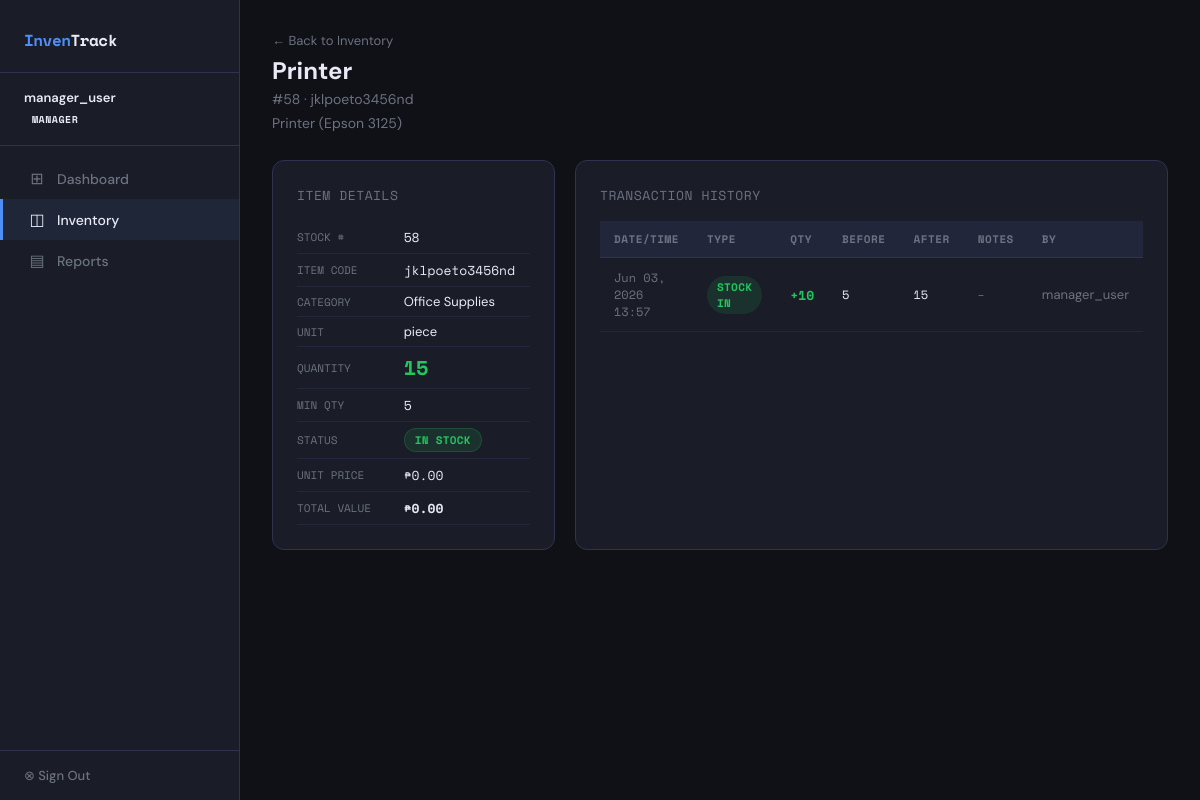
Screenshot of /items/89/ (signed in) with the database file from the repository.
### inventory_system_m/inventory/models.py (models this page shows, shortened)
class UserProfile(models.Model):
    ROLE_CHOICES = [
        ('admin', 'Admin'),
        ('supplier', 'Supplier'),
        ('user', 'User'),
    ]
    user = models.OneToOneField(User, on_delete=models.CASCADE, related_name='profile')
    role = models.CharField(max_length=20, choices=ROLE_CHOICES, default='user')

class Item(models.Model):
    UNIT_CHOICES = [
        ('piece', 'Piece'), ('ream', 'Ream'), ('box', 'Box'),
        ('pack', 'Pack'), ('roll', 'Roll'), ('set', 'Set'),
        ('bundle', 'Bundle'), ('can', 'Can'), ('pair', 'Pair'),
        ('bottle', 'Bottle'), ('pad', 'Pad'),
    ]
    stock_number = models.IntegerField(unique=True)
    item_code = models.CharField(max_length=100, blank=True)
    item_name = models.CharField(max_length=255, blank=True, default='')
    description = models.CharField(max_length=255)
    category = models.ForeignKey(Category, on_delete=models.SET_NULL, null=True, blank=True)
    unit_of_measure = models.CharField(max_length=20, choices=UNIT_CHOICES, default='piece')
    quantity = models.IntegerField(default=0)
    minimum_quantity = models.IntegerField(default=10, help_text="Low stock threshold")
    unit_price = models.DecimalField(max_digits=10, decimal_places=2, default=0.00)
    created_at = models.DateTimeField(auto_now_add=True)
    updated_at = models.DateTimeField(auto_now=True)
    @property
    def stock_status(self):
        if self.quantity == 0:
            return 'out_of_stock'
        elif self.quantity <= self.minimum_quantity:
            return 'low_stock'
        return 'in_stock'
    @property
    def total_value(self):
        return self.quantity * self.unit_price
    class Meta:
        ordering = ['stock_number']

class Category(models.Model):
    name = models.CharField(max_length=100)
    class Meta:
        verbose_name_plural = "Categories"

class Transaction(models.Model):
    TYPE_CHOICES = [
        ('in', 'Stock In'),
        ('out', 'Stock Out'),
        ('adjustment', 'Adjustment'),
    ]
    item = models.ForeignKey(Item, on_delete=models.CASCADE, related_name='transactions')
    transaction_type = models.CharField(max_length=20, choices=TYPE_CHOICES)
    quantity = models.IntegerField()
    previous_quantity = models.IntegerField()
    new_quantity = models.IntegerField()
    notes = models.TextField(blank=True)
    performed_by = models.ForeignKey(User, on_delete=models.SET_NULL, null=True)
    timestamp = models.DateTimeField(default=timezone.now)
    class Meta:
        ordering = ['-timestamp']

### inventory_system_m/inventory/views.py (the view)
# urls.py: path('items/<int:pk>/', views.item_detail, name='item_detail'),
@login_required
def item_detail(request, pk):
    item = get_object_or_404(Item, pk=pk)
    transactions = item.transactions.select_related('performed_by')[:20]
    role = get_role(request.user)
    return render(request, 'inventory/item_detail.html', {
        'item': item, 'transactions': transactions, 'role': role
    })

### inventory_system_m/inventory/views.py (called while the page is built)
def get_role(user):
    try:
        return user.profile.role
    except:
        return 'user'

### inventory_system_m/inventory/templates/inventory/item_detail.html (shortened to what this page needs)
{% extends 'inventory/base.html' %}
{% block content %}
<div class="page-header flex" style="justify-content:space-between;">
  <div>
    <a href="{% url 'item_list' %}" style="color:var(--muted); text-decoration:none; font-size:13px;">← Back to Inventory</a>
    <h1 style="margin-top:6px;">{{ item.item_name|default:item.description }}</h1>
    <p>#{{ item.stock_number }} · {{ item.item_code }}</p>
    {% if item.description %}
      <p style="margin-top:6px; color:var(--muted);">{{ item.description }}</p>
    {% endif %}
  </div>
</div>
<div style="display:grid; grid-template-columns:1fr 2fr; gap:20px;">
  <div>
    <div class="card">
      <div class="card-title">Item Details</div>
      <table style="font-size:13px;">
        <tr><td style="color:var(--muted); padding:6px 0; padding-right:20px; font-family:var(--mono); font-size:11px; text-transform:uppercase;">Stock #</td><td style="font-family:var(--mono); padding:6px 0;">{{ item.stock_number }}</td></tr>
        <tr><td style="color:var(--muted); padding:6px 0; padding-right:20px; font-family:var(--mono); font-size:11px; text-transform:uppercase;">Item Code</td><td style="font-family:var(--mono); padding:6px 0;">{{ item.item_code }}</td></tr>
        <tr><td style="color:var(--muted); padding:6px 0; padding-right:20px; font-family:var(--mono); font-size:11px; text-transform:uppercase;">Category</td><td style="padding:6px 0;">{{ item.category.name|default:'Uncategorized' }}</td></tr>
        <tr><td style="color:var(--muted); padding:6px 0; padding-right:20px; font-family:var(--mono); font-size:11px; text-transform:uppercase;">Unit</td><td style="padding:6px 0;">{{ item.unit_of_measure }}</td></tr>
        <tr><td style="color:var(--muted); padding:6px 0; padding-right:20px; font-family:var(--mono); font-size:11px; text-transform:uppercase;">Quantity</td><td style="padding:6px 0; font-weight:700; font-family:var(--mono); font-size:20px;
          {% if item.stock_status == 'out_of_stock' %}color:var(--danger){% elif item.stock_status == 'low_stock' %}color:var(--warning){% else %}color:var(--success){% endif %}">{{ item.quantity }}</td></tr>
        <tr><td style="color:var(--muted); padding:6px 0; padding-right:20px; font-family:var(--mono); font-size:11px; text-transform:uppercase;">Min Qty</td><td style="padding:6px 0; font-family:var(--mono);">{{ item.minimum_quantity }}</td></tr>
        <tr><td style="color:var(--muted); padding:6px 0; padding-right:20px; font-family:var(--mono); font-size:11px; text-transform:uppercase;">Status</td><td style="padding:6px 0;">
          {% if item.stock_status == 'out_of_stock' %}<span class="badge badge-out">Out of Stock</span>
          {% elif item.stock_status == 'low_stock' %}<span class="badge badge-low">Low Stock</span>
          {% else %}<span class="badge badge-ok">In Stock</span>{% endif %}
        </td></tr>
        <tr><td style="color:var(--muted); padding:6px 0; padding-right:20px; font-family:var(--mono); font-size:11px; text-transform:uppercase;">Unit Price</td><td style="padding:6px 0; font-family:var(--mono);">₱{{ item.unit_price }}</td></tr>
        <tr><td style="color:var(--muted); padding:6px 0; padding-right:20px; font-family:var(--mono); font-size:11px; text-transform:uppercase;">Total Value</td><td style="padding:6px 0; font-family:var(--mono); font-weight:700;">₱{{ item.total_value }}</td></tr>
      </table>
    </div>
  </div>
  <div class="card">
    <div class="card-title">Transaction History</div>
    {% if transactions %}
    <div class="table-wrap">
      <table>
        <thead>
          <tr><th>Date/Time</th><th>Type</th><th>Qty</th><th>Before</th><th>After</th><th>Notes</th><th>By</th></tr>
        </thead>
        <tbody>
          {% for tx in transactions %}
          <tr>
            <td class="text-mono text-muted">{{ tx.timestamp|date:"M d, Y H:i" }}</td>
            <td>
              <span class="badge {% if tx.transaction_type == 'in' %}badge-in{% elif tx.transaction_type == 'out' %}badge-out-tx{% else %}badge-adj{% endif %}">
                {{ tx.get_transaction_type_display }}
              </span>
            </td>
            <td style="font-family:var(--mono); font-weight:700; {% if tx.transaction_type == 'in' %}color:var(--success){% elif tx.transaction_type == 'out' %}color:var(--danger){% endif %}">
              {% if tx.transaction_type == 'in' %}+{% elif tx.transaction_type == 'out' %}-{% endif %}{{ tx.quantity }}
            </td>
            <td class="text-mono">{{ tx.previous_quantity }}</td>
            <td class="text-mono">{{ tx.new_quantity }}</td>
            <td class="text-muted" style="font-size:12px;">{{ tx.notes|default:"-" }}</td>
            <td class="text-muted">{{ tx.performed_by.username }}</td>
          </tr>
          {% endfor %}
        </tbody>
      </table>
    </div>
    {% else %}
    <div class="empty"><div class="empty-icon">↕</div>No transactions yet</div>
    {% endif %}
  </div>
</div>
{% endblock %}

### inventory_system_m/inventory/templates/inventory/base.html (shortened to what this page needs)
﻿<!DOCTYPE html>
<html lang="en">
  <head>
  </head>
  <body>
    {% if user.is_authenticated %}
      <nav class="sidebar">
        <div class="sidebar-logo">
          Inven<span>Track</span>
        </div>
        <div class="sidebar-user">
          <div class="uname">{{ user.username }}</div>
          {% with role=user.profile.role %}
            <div class="role-badge role-{{ role }}">{{ role }}</div>
          {% endwith %}
        </div>
        <div class="nav">
          <a
            href="{% url 'dashboard' %}"
            class="{% if request.resolver_match.url_name == 'dashboard' %}active{% endif %}"
          >
            <span class="icon">⊞</span>
            Dashboard
          </a>
          <a
            href="{% url 'item_list' %}"
            class="{% if 'item' in request.resolver_match.url_name %}active{% endif %}"
          >
            <span class="icon">◫</span>
            Inventory
          </a>
          <a
            href="{% url 'reports' %}"
            class="{% if request.resolver_match.url_name == 'reports' %}active{% endif %}"
          >
            <span class="icon">▤</span>
            Reports
          </a>
        </div>
        <div class="sidebar-footer">
          <a href="{% url 'logout' %}">⊗ Sign Out</a>
        </div>
      </nav>
    {% endif %}
    <main class="main" {% if not user.is_authenticated %}style="margin-left:0;display:flex;align-items:center;justify-content:center;"{% endif %}>
      {% block content %}{% endblock %}
    </main>
  </body>
</html>

### inventory_system_m/inventory/templates/inventory/base.html (style rules this page uses)
:root { --bg: #0f1117; --surface: #1a1d27; --surface2: #22263a; --border: #2e3350; --accent: #4f8ef7; --accent2: #7c5cbf; --success: #22c55e; --warning: #f59e0b; --danger: #ef4444; --text: #e8eaf6; --muted: #6b7280; --font: 'DM Sans', sans-serif; --mono: 'Space Mono', monospace; }
* { box-sizing: border-box; margin: 0; padding: 0; }
body { background: var(--bg); color: var(--text); font-family: var(--font); min-height: 100vh; display: flex; }
.sidebar { width: 240px; background: var(--surface); border-right: 1px solid var(--border); display: flex; flex-direction: column; position: fixed; height: 100vh; z-index: 100; }
.sidebar-logo { padding: 28px 24px 20px; border-bottom: 1px solid var(--border); font-family: var(--mono); font-size: 16px; font-weight: 700; color: var(--accent); letter-spacing: -0.5px; }
.sidebar-logo span { color: var(--text); }
.sidebar-user { padding: 16px 24px; border-bottom: 1px solid var(--border); }
.sidebar-user .uname { font-size: 13px; font-weight: 600; }
.role-badge { display: inline-block; font-size: 10px; font-family: var(--mono); padding: 2px 8px; border-radius: 4px; font-weight: 700; text-transform: uppercase; letter-spacing: 0.5px; margin-top: 4px; }
.nav { flex: 1; padding: 12px 0; }
.nav a { display: flex; align-items: center; gap: 10px; padding: 10px 24px; font-size: 14px; font-weight: 500; color: var(--muted); text-decoration: none; transition: all 0.15s; border-left: 3px solid transparent; }
.nav a.active { color: var(--text); background: rgba(79, 142, 247, 0.08); border-left-color: var(--accent); }
.nav a .icon { font-size: 16px; width: 20px; text-align: center; }
.sidebar-footer { padding: 16px 24px; border-top: 1px solid var(--border); }
.sidebar-footer a { color: var(--muted); text-decoration: none; font-size: 13px; font-weight: 500; }
.main { margin-left: 240px; flex: 1; padding: 32px; min-height: 100vh; }
.page-header { margin-bottom: 28px; }
.page-header h1 { font-size: 24px; font-weight: 700; }
.page-header p { color: var(--muted); font-size: 14px; margin-top: 4px; }
.card { background: var(--surface); border: 1px solid var(--border); border-radius: 12px; padding: 24px; margin-bottom: 24px; }
.card-title { font-size: 13px; font-family: var(--mono); text-transform: uppercase; letter-spacing: 0.5px; color: var(--muted); margin-bottom: 16px; }
.table-wrap { overflow-x: auto; }
table { width: 100%; border-collapse: collapse; font-size: 13px; }
th { background: var(--surface2); color: var(--muted); font-size: 11px; font-family: var(--mono); text-transform: uppercase; letter-spacing: 0.5px; padding: 10px 14px; text-align: left; border-bottom: 1px solid var(--border); white-space: nowrap; }
td { padding: 11px 14px; border-bottom: 1px solid rgba(46, 51, 80, 0.5); vertical-align: middle; }
.badge { display: inline-block; padding: 3px 10px; border-radius: 20px; font-size: 11px; font-family: var(--mono); font-weight: 700; text-transform: uppercase; letter-spacing: 0.3px; }
.badge-ok { background: rgba(34, 197, 94, 0.12); color: var(--success); border: 1px solid rgba(34, 197, 94, 0.2); }
.badge-in { background: rgba(34, 197, 94, 0.12); color: var(--success); }
.text-mono { font-family: var(--mono); font-size: 12px; }
.text-muted { color: var(--muted); }
.flex { display: flex; align-items: center; gap: 8px; }

### rows the page displays
UserProfile: role "MANAGER"
Item: item_name "Printer", stock_number "58", item_code "jklpoeto3456nd", description "Printer (Epson 3125)", category.name "Office Supplies", unit_of_measure "piece", quantity "15", minimum_quantity "5", unit_price "0.00", total_value "0.00"
Transaction: timestamp "Jun 03, 2026 13:57", transaction_type "STOCK IN", quantity "10", previous_quantity "5", new_quantity "15", notes "-", performed_by.username "manager_user"

### other values shown
{{ user.username }} "manager_user"
